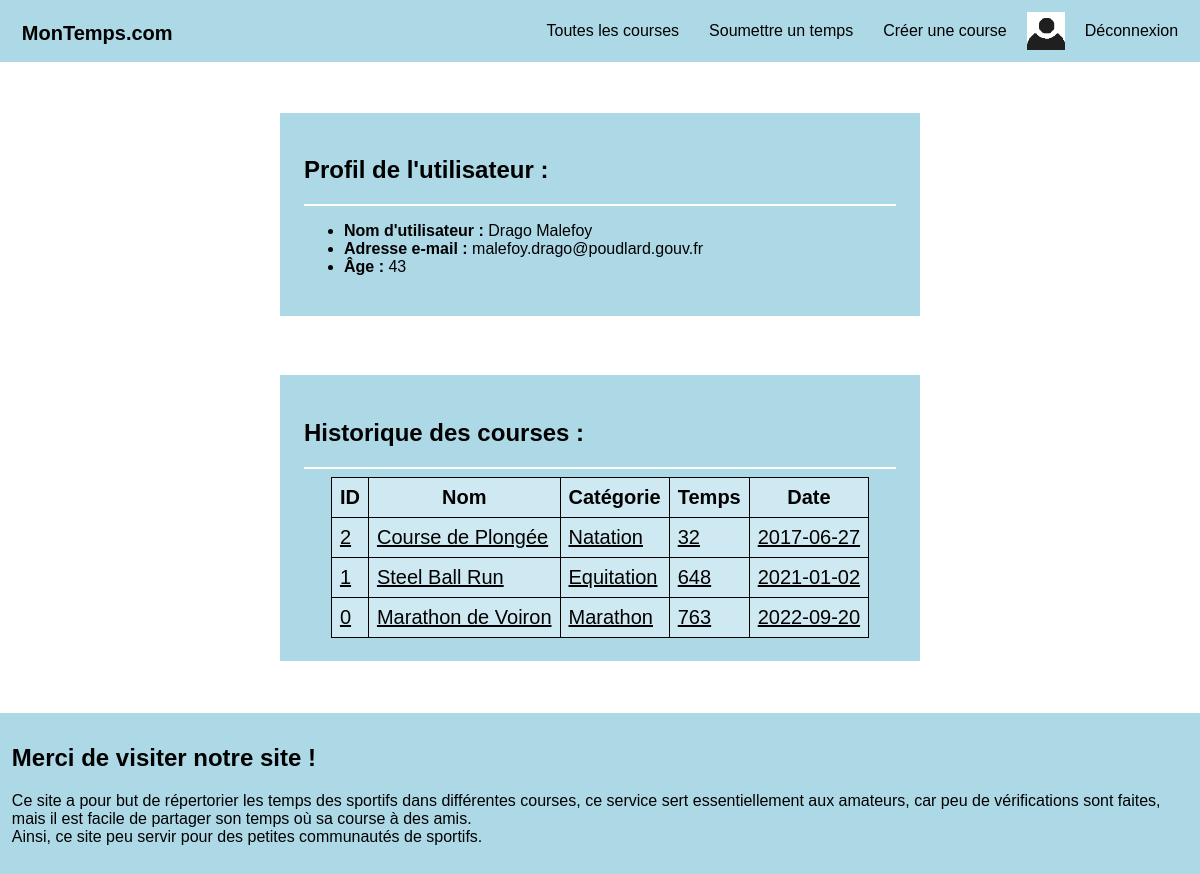
/browse.php?user=malefoy.drago@poudlard.gouv.fr (signed in), run on the app's committed database.
### tables this page shows
CREATE TABLE Utilisateurs (
	"email" TEXT UNIQUE NOT NULL,
	"password" TEXT NOT NULL,
	"nickname" TEXT NOT NULL,
	"age" INT NOT NULL,
	CONSTRAINT PK_Utilisateurs PRIMARY KEY ("email"),
	CHECK("email" LIKE "%@%")
);

CREATE TABLE Temps (
	"email" TEXT,
	"id" TEXT,
	"temps" INT,
	CONSTRAINT PK_Temps PRIMARY KEY ("email", "id", "temps"),
	CONSTRAINT FK_TempsCourse FOREIGN KEY (id) REFERENCES Courses(id),
	CONSTRAINT FK_TempsUtilisateur FOREIGN KEY (email) REFERENCES Utilisateurs(email)
);

CREATE TABLE Courses (
	"id" TEXT UNIQUE NOT NULL,
	"name" TEXT NOT NULL,
	"type" TEXT NOT NULL,
	"date" TEXT NOT NULL,
	CONSTRAINT PK_Courses PRIMARY KEY ("id")
);

### browse.php (the view, shortened to what this page needs)
<?php
include "header.php";
if (isset($_GET['time']) and !empty($_GET['time'])):
?>
<section>
    <?php
    $elements = explode("\\", base64_decode($_GET['time']));
    $email = htmlspecialchars($elements[0]);
    $id = htmlspecialchars($elements[1]);
    $temps = htmlspecialchars($elements[2]);
    $result = $connexion->query(
        "SELECT nickname FROM Utilisateurs WHERE email = \"$email\""
        )->fetchAll();
    $nickname = $result[0]['nickname'];
    ?>
    <h1>Temps réalisé par <a href="browse.php?user=<?=$email?>"><?=$nickname?></a> :</h1>
    <hr>
    <table>
        <tr>
            <th>Course</th>
            <th>Temps</th>
            <th>Auteur</th>
        </tr>
        <tr>
            <?php
            $result = $connexion->query(
            "SELECT C.name, T.temps, U.nickname
            FROM Courses AS C
            JOIN Utilisateurs AS U
            JOIN Temps AS T
            ON C.id = T.id
            AND T.email = U.email
            AND T.email = \"$email\"
            AND T.id = \"$id\"
            AND T.temps = $temps"
            )->fetchAll();
            $name = $result[0]['name'];
            $time = $result[0]['temps'];
            $nickname = $result[0]['nickname'];
            echo "<td><a href=\"browse.php?course=$id\">$name</a></td>
            <td><a href=\"browse.php?user=$email\">$time</a></td>
            <td><a href=\"browse.php?user=$email\">$nickname</a></td>";
            ?>
        </tr>
    </table>
    <?php if (is_logged() and $email == $_SESSION['email']): ?>
        <hr>
        <form action="browse.php" method="POST">
            <input name="email" type="hidden" value="<?=$email?>">
            <input name="id" type="hidden" value="<?=$id?>">
            <input name="time" type="hidden" value="<?=$temps?>">
            <input name="delete_time" id="delete" type="submit" value="Supprimer mon temps">
        </form>
    <?php endif; ?>
</section>
<?php elseif (isset($_GET['user']) and !empty($_GET['user'])): ?>
<?php
$user_email = $_GET['user'];
$account = get_account($user_email);
$data = $account->fetchAll()[0];
?>
<section>
    <h1>Profil de l'utilisateur :</h1>
    <hr>
    <ul>
        <li><strong>Nom d'utilisateur :</strong> <?=$data["nickname"]?></li>
        <li><strong>Adresse e-mail :</strong> <?=$data["email"]?></li>
        <li><strong>Âge :</strong> <?=$data["age"]?></li>
    </ul>
</section>
<section>
    <h1>Historique des courses : </h1>
    <hr>
        <table>
            <tr>
                <th>ID</th>
                <th>Nom</th>
                <th>Catégorie</th>
                <th>Temps</th>
                <th>Date</th>
            </tr>
            <?php
            $result = $connexion->query(
            "SELECT C.id, C.name, C.type, T.temps, C.date
            FROM Courses AS C JOIN Temps AS T ON C.id = T.id
            WHERE T.email = \"$user_email\"
            ORDER BY T.temps"
            )->fetchAll();
            foreach($result as $row)
            {
                $time = base64_encode($_GET['user']."\\".$row['id']."\\".$row['temps']);
                echo "<tr>
                    <td><a href=\"browse.php?course=".$row['id']."\">".$row['id']."</a></td>
                    <td><a href=\"browse.php?course=".$row['id']."\">".$row['name']."</a></td>
                    <td><a href=\"browse.php?type=".$row['type']."\">".$row['type']."</a></td>
                    <td><a href=\"browse.php?time=$time\">".$row['temps']."</a></td>
                    <td><a href=\"browse.php?course=".$row['id']."\">".$row['date']."</a></td>
                </tr>";
            }
            ?>
        </table>
</section>
<?php endif; ?>
<?php include "footer.php"; ?>

### assets/style.css (style rules this page uses)
* { color: black; font-family: sans-serif; }
body { background-color: white; }
hr { border: 1px solid white; color: white; }
section { background-color: lightblue; margin: auto; margin-bottom: 5%; margin-top: 5%; padding: 2%; position: relative; width: 50%; }
table { border-collapse: collapse; display: flex; justify-content: space-around; font-size: 20px; }
td, th { background-color: rgb(206, 233, 241); border: 1px solid black; padding: 8px; }

### data on the page
utilisateurs: nickname "Drago Malefoy", email "malefoy.drago@poudlard.gouv.fr", age "43"
temps: id "2", id.name "Course de Plongée", id.type "Natation", temps "32", id.date "2017-06-27"
temps: id "1", id.name "Steel Ball Run", id.type "Equitation", temps "648", id.date "2021-01-02"
temps: id "0", id.name "Marathon de Voiron", id.type "Marathon", temps "763", id.date "2022-09-20"

### other printed values
NOM_SITE "MonTemps.com"
